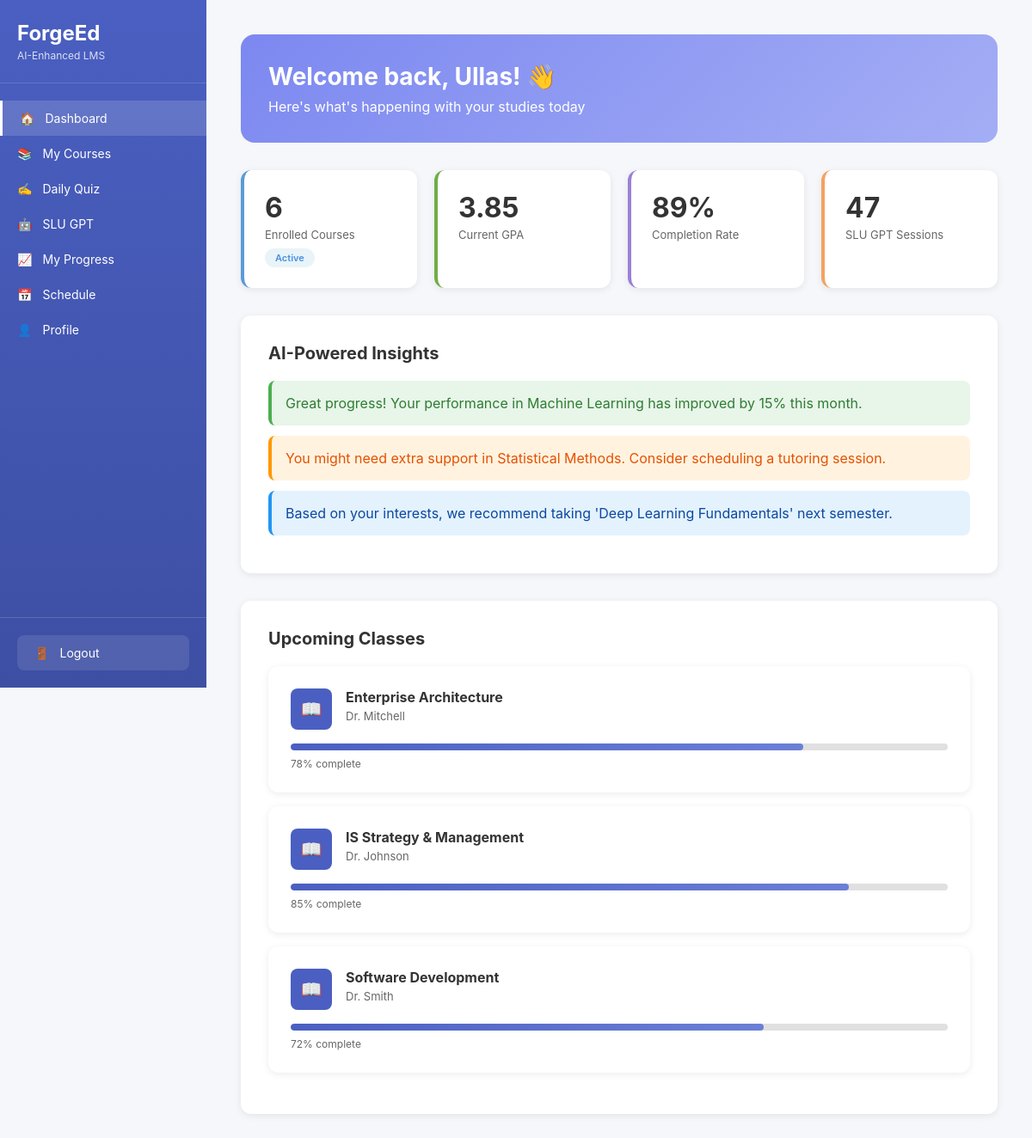
Before: /dashboard (signed in) with the older database file.
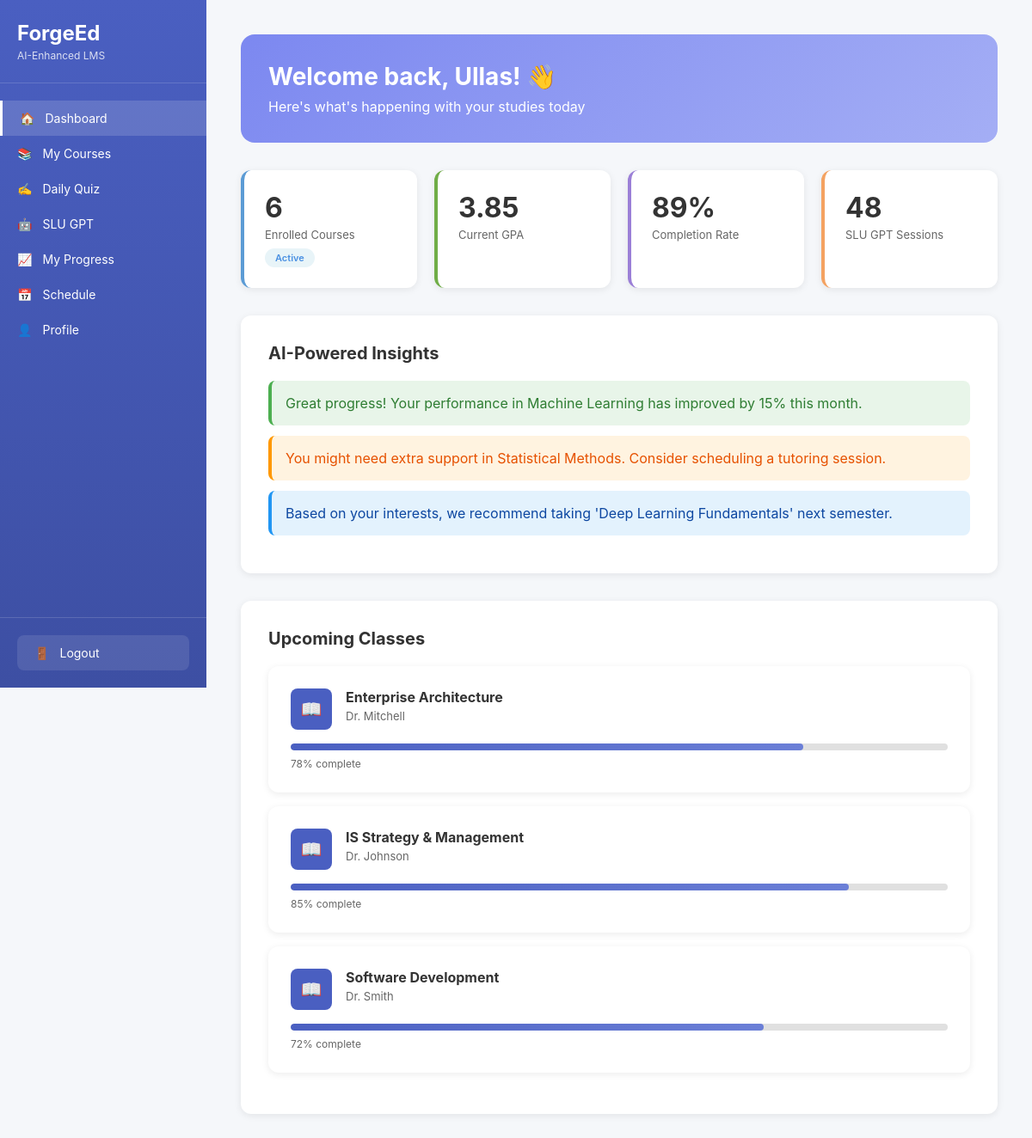
After: the same page with the newer database file.
### tables this page shows
CREATE TABLE students (
            id INTEGER PRIMARY KEY AUTOINCREMENT,
            email TEXT UNIQUE NOT NULL,
            password TEXT NOT NULL,
            first_name TEXT NOT NULL,
            last_name TEXT NOT NULL,
            gpa REAL DEFAULT 0.0,
            completion_rate INTEGER DEFAULT 0,
            slu_gpt_sessions INTEGER DEFAULT 0,
            career_goal TEXT,
            created_at TIMESTAMP DEFAULT CURRENT_TIMESTAMP
        );

### app.py (the view)
@app.route('/dashboard')
def dashboard():
    if 'student_id' not in session:
        return redirect(url_for('index'))
    student_id = session['student_id']
    conn = get_db()
    student = conn.execute('SELECT * FROM students WHERE id = ?', (student_id,)).fetchone()
    enrolled_count = conn.execute(
        'SELECT COUNT(*) as count FROM enrolled_courses WHERE student_id = ?',
        (student_id,)
    ).fetchone()['count']
    enrolled_courses = conn.execute('''
        SELECT c.course_name, c.instructor, ec.progress
        FROM enrolled_courses ec
        JOIN courses c ON ec.course_id = c.id
        WHERE ec.student_id = ?
        ORDER BY ec.enrolled_at DESC
        LIMIT 3
    ''', (student_id,)).fetchall()
    conn.close()
    insights = generate_ai_insights(student_id)
    return render_template('dashboard.html',
                         student=student,
                         enrolled_count=enrolled_count,
                         insights=insights,
                         upcoming_classes=enrolled_courses)

### app.py (called while the page is built, shortened)
def generate_ai_insights(student_id):
    conn = get_db()
    student = conn.execute('SELECT * FROM students WHERE id = ?', (student_id,)).fetchone()
    enrolled_courses = conn.execute('''
        SELECT c.course_name, ec.progress, ec.grade
        FROM enrolled_courses ec
        JOIN courses c ON ec.course_id = c.id
        WHERE ec.student_id = ?
    ''', (student_id,)).fetchall()
    conn.close()
    if not client:
        return [
            {"type": "success", "text": "Great progress! Your performance in Machine Learning has improved by 15% this month."},
            {"type": "warning", "text": "You might need extra support in Statistical Methods. Consider scheduling a tutoring session."},
            {"type": "info", "text": "Based on your interests, we recommend taking 'Deep Learning Fundamentals' next semester."}
        ]

### database.py (called while the page is built)
def get_db():
    conn = sqlite3.connect('forgeed.db')
    conn.row_factory = sqlite3.Row
    return conn

### templates/dashboard.html (shortened to what this page needs)
<!DOCTYPE html>
<html lang="en">
<head>
    <link rel="stylesheet" href="{{ url_for('static', filename='style.css') }}">
</head>
<body>
    <div class="app-container">
        <nav class="sidebar">
            <div class="sidebar-logo">
                <h2>ForgeEd</h2>
                <p>AI-Enhanced LMS</p>
            </div>
            <div class="sidebar-nav">
                <a href="/dashboard" class="nav-item active">
                    <span>🏠</span> Dashboard
                </a>
                <a href="/courses" class="nav-item">
                    <span>📚</span> My Courses
                </a>
                <a href="/quiz" class="nav-item">
                    <span>✍️</span> Daily Quiz
                </a>
                <a href="/slu-gpt" class="nav-item">
                    <span>🤖</span> SLU GPT
                </a>
                <a href="#" class="nav-item">
                    <span>📈</span> My Progress
                </a>
                <a href="#" class="nav-item">
                    <span>📅</span> Schedule
                </a>
                <a href="#" class="nav-item">
                    <span>👤</span> Profile
                </a>
            </div>
            <div class="sidebar-footer">
                <a href="/logout" class="logout-btn">
                    <span>🚪</span> Logout
                </a>
            </div>
        </nav>
        <main class="main-content">
            <div class="welcome-banner">
                <h2>Welcome back, {{ student['first_name'] }}! 👋</h2>
                <p>Here's what's happening with your studies today</p>
            </div>
            <div class="stats-grid">
                <div class="stat-card blue">
                    <div class="stat-value">{{ enrolled_count }}</div>
                    <div class="stat-label">Enrolled Courses</div>
                    <span class="stat-badge">Active</span>
                </div>
                <div class="stat-card green">
                    <div class="stat-value">{{ "%.2f"|format(student['gpa']) }}</div>
                    <div class="stat-label">Current GPA</div>
                </div>
                <div class="stat-card purple">
                    <div class="stat-value">{{ student['completion_rate'] }}%</div>
                    <div class="stat-label">Completion Rate</div>
                </div>
                <div class="stat-card orange">
                    <div class="stat-value">{{ student['slu_gpt_sessions'] }}</div>
                    <div class="stat-label">SLU GPT Sessions</div>
                </div>
            </div>
            <div class="insights-section">
                <h3>AI-Powered Insights</h3>
                {% for insight in insights %}
                <div class="insight-card {{ insight.type }}">
                    {{ insight.text }}
                </div>
                {% endfor %}
            </div>
            <div class="insights-section">
                <h3>Upcoming Classes</h3>
                {% for course in upcoming_classes %}
                <div class="course-card" style="margin-bottom: 16px;">
                    <div class="course-header">
                        <div class="course-icon">📖</div>
                        <div class="course-info">
                            <h3>{{ course['course_name'] }}</h3>
                            <p class="course-code">{{ course['instructor'] }}</p>
                        </div>
                    </div>
                    <div class="progress-bar">
                        <div class="progress-fill" style="width: {{ course['progress'] }}%"></div>
                    </div>
                    <p class="progress-text">{{ course['progress'] }}% complete</p>
                </div>
                {% endfor %}
            </div>
        </main>
    </div>
</body>
</html>

Changed rows visible on the page:
changed students "Ullas": slu_gpt_sessions "47" → "48"
